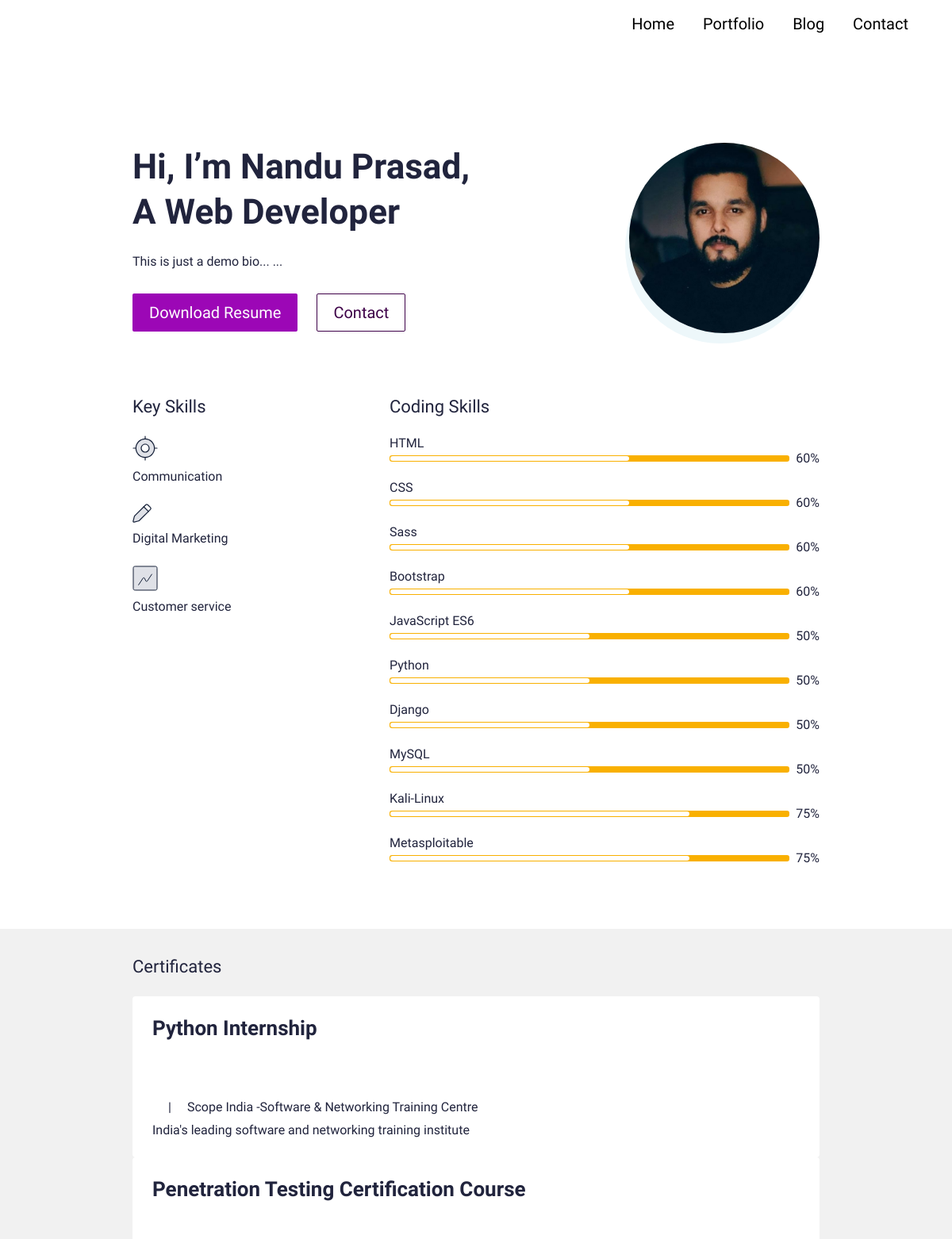
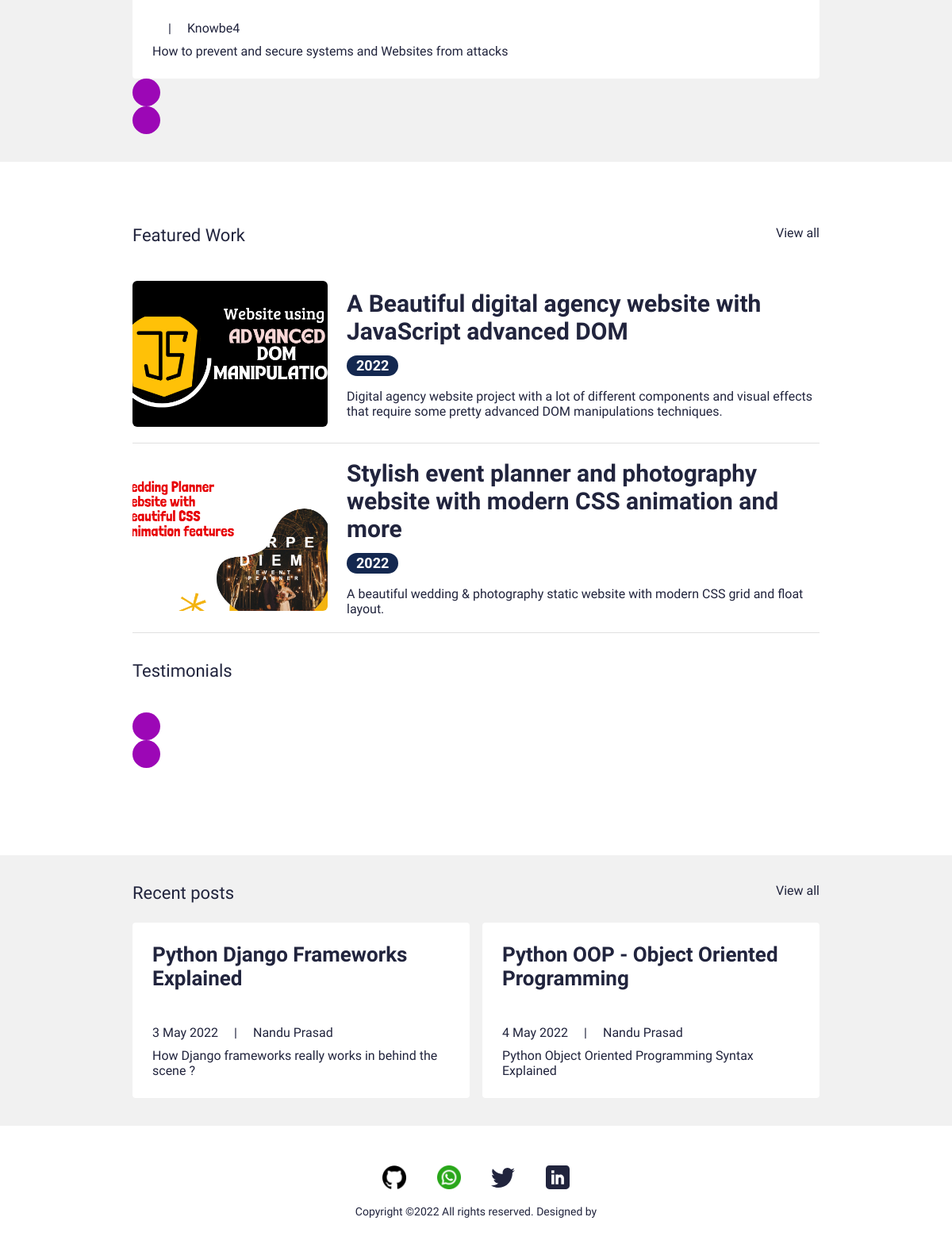
The page / on the database its author committed (2 pictures, top to bottom).
### main/models.py (models this page shows, shortened)
class UserProfile(models.Model):
    class Meta:
        verbose_name_plural = 'User Profiles'
        verbose_name = 'User Profile'
    user = models.OneToOneField(User, on_delete=models.CASCADE)
    avatar = models.ImageField(blank=True, null=True, upload_to='avatar')
    title = models.CharField(max_length=200, blank=True, null=True)
    bio = models.TextField(blank=True, null=True)
    skills = models.ManyToManyField(Skill, blank=True)
    cv = models.FileField(blank=True, null=True, upload_to='cv')

class Skill(models.Model):
    class Meta:
        verbose_name_plural = 'Skills'
        verbose_name = 'Skill'
    name = models.CharField(max_length=20, blank=True, null=True)
    score = models.IntegerField(default=80, blank=True, null=True )
    image = models.FileField(blank=True, null=True, upload_to='skills')
    is_key_skill = models.BooleanField(default=False)

class Certificate(models.Model):
    class Meta:
        verbose_name_plural = 'Certificates'
        verbose_name = 'Certificates'
    date = models.DateTimeField(blank=True, null=True)
    name = models.CharField(max_length=50, blank=True, null=True)
    title = models.CharField(max_length=200, blank=True, null=True)
    description = models.CharField(max_length=500, blank=True, null=True)
    is_active = models.BooleanField(default=True)

class Portfolio(models.Model):
    class Meta:
        verbose_name_plural = 'Portfolio Profiles'
        verbose_name = 'Portfolio'
        ordering = ['name']
    date = models.DateTimeField(blank=True, null=True)
    name = models.CharField(max_length=200, blank=True, null=True)
    description = models.CharField(max_length=500, blank=True, null=True)
    body = RichTextField(blank=True, null=True)
    image = models.ImageField(blank=True, null=True, upload_to='portfolio')
    slug = models.SlugField(null=True, blank=True)
    is_active = models.BooleanField(default=True)

class Blog(models.Model):
    class Meta:
        verbose_name_plural = 'Blog Profiles'
        verbose_name = 'Blog'
        ordering = ['timestamp']
    timestamp = models.DateTimeField(auto_now_add=True)
    author = models.CharField(max_length=200, blank=True, null=True)
    name = models.CharField(max_length=200, blank=True, null=True)
    description = models.CharField(max_length=500, blank=True, null=True)
    body = RichTextField(blank=True, null=True)
    slug = models.SlugField(null=True, blank=True)
    image = models.ImageField(blank=True, null=True, upload_to='blog')
    is_active = models.BooleanField(default=True)

### main/views.py (the view)
# urls.py: path('', views.IndexView.as_view(), name='home'),
class IndexView(generic.TemplateView):
    template_name = "main/index.html"
    def get_context_data(self, **kwargs):
        context =  super().get_context_data(**kwargs)
        testimonials = Testimonial.objects.filter(is_active=True)
        certificates = Certificate.objects.filter(is_active=True)
        blogs = Blog.objects.filter(is_active=True)
        portfolio = Portfolio.objects.filter(is_active=True)
        context["testimonials"] = testimonials
        context["certificates"] = certificates
        context["blogs"] = blogs
        context["portfolio"] = portfolio
        return context

### resume_demo/context_processors.py (called while the page is built)
def project_context(request):
    context ={
        'me': User.objects.first(),
    }
    return context

### main/templates/main/index.html (shortened to what this page needs)
{% extends 'main/base.html' %}
{% load static %}
{% block content %}
<section>
  <div class="bannerSection">
    <div class="container">
      <div class="row g-4 g-md-3  align-items-center">
        <div class="col-md-auto order-md-last">
          <div class="bannerUserImg">
            <img src="{{me.userprofile.avatar.url}}" alt="{{me.first_name|title}} {{me.last_name|title}} avatar">
          </div>
        </div>
        <div class="col-md">
          <div class="bannerContent">
            <h1 class="xlTitle pb-3">Hi, I’m {{me.first_name}} {{me.last_name|title}}, <br>  {{me.userprofile.title}} </br></h1>
            <p>{{me.userprofile.bio}}</p>
            <div class="bannerBtnCol">
              <div class="row">
                <div class="col-auto">
                  <a download href="{{me.userprofile.cv.url}}" class="btn btnPrimary">Download Resume</a>
                </div>
                <div class="col-auto">
                  <a href="{% url 'main:contact' %}" class="btn btnOutline">Contact</a>
                </div>
              </div>
            </div>
          </div>
        </div>
      </div>
    </div>
  </div>
</section>
<section>
  <div class="sectionSpace pt-0">
    <div class="container">
      <div class="row">
        <div class="col-md-auto">
          <div class="keySkillCol">
            <h4 class="smTitle pb-3">Key Skills</h4>
            {% for sk in me.userprofile.skills.all %}
            {% if   sk.is_key_skill %}
            <div class="keySkillCard">
              {% if  sk.image %}
              <div class="ksIconCol">
                <img src="{{sk.image.url}}" alt="...">
              </div>
              {% endif %}
              <span class="ksText">{{sk.name}}</span>
            </div>
            {% endif %}
            {% endfor %}
          </div>
        </div>
        <div class="col-md">
          <h4 class="smTitle pb-3">Coding Skills</h4>
          <div class="progressCol">
            <div class="progressCard">
              {% for sk in me.userprofile.skills.all %}
              {% if not sk.is_key_skill %}
              <div class="progressCol">
                <span class="progressLbl">{{sk.name}}</span>
                <div class="row g-2 align-items-center">
                  <div class="col">
                    <div class="progress progressStyle">
                      <div class="progress-bar" role="progressbar" style="width: {{sk.score}}%" aria-valuenow="{{sk.score}}" aria-valuemin="0" aria-valuemax="100"></div>
                    </div>
                  </div>
                  <div class="col-auto">
                    <span class="pLbl">{{sk.score}}%</span>
                  </div>
                </div>
              </div>
              {% endif %}
              {% endfor %}
            </div>
          </div>
        </div>
      </div>
    </div>
  </div>
</section>
<section>
  <div class="sectionSpaceSm lightBg">
    <div class="container">
      <div class="row pb-3">
        <div class="col">
          <h4 class="smText regular">Certificates</h4>
        </div>
      </div>
      <div class="sliderOuter">
        <div class="swiper certificatesSlider">
          <div class="swiper-wrapper">
            {% for c in certificates %}
            {% if c.is_active %}
            <div class="swiper-slide">
              <div class="cardStyle1">
                <h4 class="mdTitle cs1Title">
                  <a href="javascript:void(0)">{{c.title}}</a>
                </h4>
                <ul class="cardOptionCol">
                  <li>{{c.name|title}}</li>
                </ul>
                <p>{{c.description}}</p>
              </div>
            </div>
            {% endif %}
            {% endfor %}
          </div>
        </div>
        <div class="cert-swiper-button-next swiper-button-next swiperBtnStyle"></div>
        <div class="cert-swiper-button-prev swiper-button-prev swiperBtnStyle"></div>
      </div>
    </div>
  </div>
</section>
<section>
  <div class="sectionSpace">
    <div class="container">
      <div class="portfolioCol">
        <div class="row pb-3">
          <div class="col">
            <h4 class="smText regular">Featured Work</h4>
          </div>
          <div class="col-auto">
            <a href="{% url 'main:portfolio' %}" class="simpleLink">View all</a>
          </div>
        </div>
        {% for p in portfolio %}
        {% if p.is_active %}
        <div class="portfolioCard">
          <div class="row g-4 align-items-center">
            <div class="col-md-auto">
              <div class="portfolioImgCol">
                <a href="{% url 'main:portfolio' slug=p.slug %}"><img src="{{p.image.url}}" alt="..."></a>
              </div>
            </div>
            <div class="col-md">
              <div class="portfolioContentCol">
                <h4 class="lgTitle"><a href="{% url 'main:portfolio' slug=p.slug %}">{{p.name}}</a></h4>
                <ul class="portfolioOption">
                  <li><span class="dateLbl">{{p.date.year}}</span></li>
                </ul>
                <p>{{p.description}}</p>
              </div>
            </div>
          </div>
        </div>
        {% endif %}
        {% endfor %}
      </div>
      <div class="testimonialCol">
        <h4 class="smText regular d-block">Testimonials</h4>
        <div class="testimonialSlider">
          <div class="swiper testimonialSwiper">
            <div class="test-swiper-button-next swiper-button-next swiperBtnStyle"></div>
            <div class="test-swiper-button-prev swiper-button-prev swiperBtnStyle"></div>
          </div>
        </div>
      </div>
    </div>
  </div>
</section>
<section>
  <div class="sectionSpaceSm lightBg">
    <div class="container">
      <div class="row pb-3">
        <div class="col">
          <h4 class="smText regular">Recent posts</h4>
        </div>
        <div class="col-auto">
          <a href="{% url 'main:blog' %}" class="simpleLink">View all</a>
        </div>
      </div>
      <div class="row g-3">
      {% for b in blogs %}
      {% if b.is_active %}
        <div class="col-lg-6">
          <div class="cardStyle1">
            <h4 class="mdTitle cs1Title"><a href="{% url 'main:blog' slug=b.slug %}">{{b.name}}</a></h4>
            <ul class="cardOptionCol">
              <li>{{b.timestamp.date}}</li>
              <li>{{b.author}}</li>
            </ul>
            <p>{{b.description}}</p>
          </div>
        </div>
        {% endif %}
        {% endfor %}
      </div>
    </div>
  </div>
</section>
{% endblock %}

### main/templates/main/base.html (shortened to what this page needs)
{% load static %}
<!doctype html>
<html lang="en">
  <head>
    <link href="{% static 'css/bootstrap.min.css' %}" rel="stylesheet">
    <link rel="stylesheet" href="https://unpkg.com/swiper@7.0.5/swiper-bundle.min.css">
    <link href="{% static 'css/style.css' %}" rel="stylesheet">
  </head>
  <body>
   {% include 'main/partials/nav.html' %}
   {% block content %} {% endblock %}
    {% include 'main/partials/footer.html' %}
  </body>
</html>

### main/templates/main/partials/nav.html (shortened to what this page needs)
{% load static %}
    <header>
        <div class="headerCol">
          <div class="container-fluid">
            <div class="row align-items-center">
              <div class="col">
                <div class="navCollapseCol">
                  <div class="navCol">
                    <ul>
                      <li><a href="{% url 'main:home' %}">Home</a></li>
                      <li><a href="{% url 'main:portfolio' %}">Portfolio</a></li>
                      <li><a href="{% url 'main:blog' %}">Blog</a></li>
                      <li><a href="{% url 'main:contact' %}">Contact</a></li>
                    </ul>
                  </div>
                </div>
              </div>
            </div>
          </div>
        </div>
      </header>

### main/templates/main/partials/footer.html
{% load static %}
    <footer>
        <div class="footerCol">
          <div class="container">
            <ul class="socialCol">
              <li><a href="https://github.com/prasadnads"><img src="{% static 'images/github.png' %}" alt="..."></a></li>
              <li><a href="https://wa.me/+9162382175"><img src="{% static 'images/whatsapp.png' %}" alt="..."></a></li>
              <li><a href="javascript:void(0)"><img src="{% static 'images/twitter.svg' %}" alt="..."></a></li>
              <li><a href="javascript:void(0)"><img src="{% static 'images/linkedin.svg' %}" alt="..."></a></li>
            </ul>
            <div class="copyrightCol">
              <p>Copyright ©{% now 'Y' %} All rights reserved. Designed by <a href="" target="_blank"></a></p>
            </div>
          </div>
        </div>
      </footer>

### rows shown on the page
Skill: image (picture), name "Communication"
Skill: image (picture), name "Digital Marketing"
Skill: image (picture), name "Customer service"
Skill: name "HTML", score "60"
Skill: name "CSS", score "60"
Skill: name "Sass", score "60"
Skill: name "Bootstrap", score "60"
Skill: name "JavaScript ES6", score "50"
Skill: name "Python", score "50"
Skill: name "Django", score "50"
Skill: name "MySQL", score "50"
Skill: name "Kali-Linux", score "75"
Skill: name "Metasploitable", score "75"
Certificate: title "Python Internship", name "Scope India -Software & Networking Training Centre", description "India's leading software and networking training institute"
Certificate: title "Penetration Testing Certification Course", name "Knowbe4", description "How to prevent and secure systems and Websites from attacks"
Portfolio: image (picture), name "A Beautiful digital agency website with JavaScript advanced DOM", date.year "2022", description "Digital agency website project with a lot of different components and visual effects that require some pretty advanced DOM manipulations techniques."
Portfolio: image (picture), name "Stylish event planner and photography website with modern CSS animation and more", date.year "2022", description "A beautiful wedding & photography static website with modern CSS grid and float layout."
Blog: name "Python Django Frameworks Explained", timestamp "3 May 2022", author "Nandu Prasad", description "How Django frameworks really works in behind the scene ?"
Blog: name "Python OOP - Object Oriented Programming", timestamp "4 May 2022", author "Nandu Prasad", description "Python Object Oriented Programming Syntax Explained"

### other values the page prints
{{ me.first_name }} "Nandu"
{{ me.last_name|title }} "Prasad"
{{ me.userprofile.title }} "A Web Developer"
{{ me.userprofile.bio }} "This is just a demo bio... ..."
